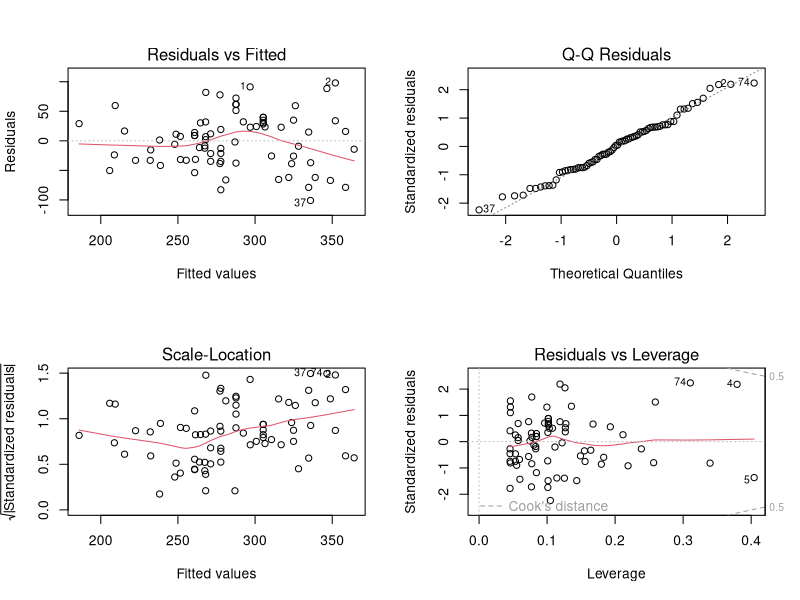
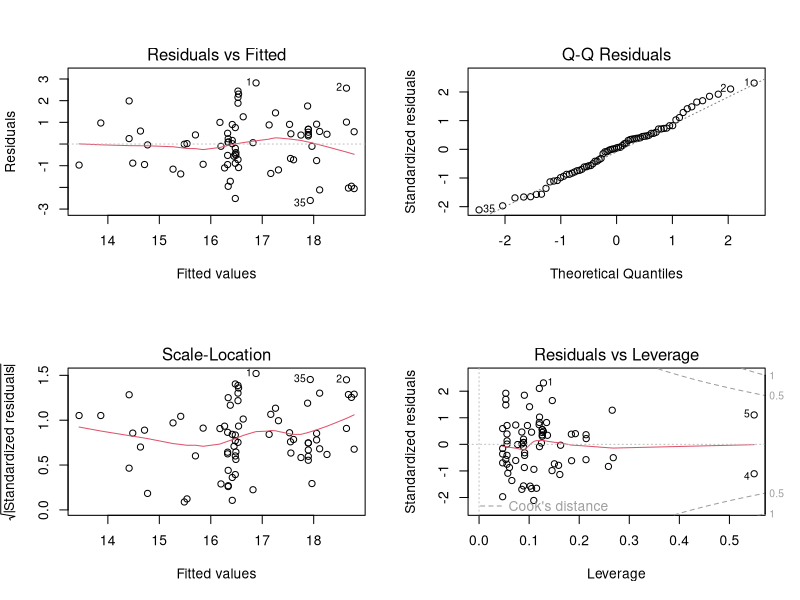

Reproduce these figures in R, in order.
## ---- chunk 1
library(readxl)
housing <- read_excel("Housing.xlsx")
#View(housing)
head(housing)
## ---- chunk 2
sapply(housing, class)
str(housing)
housing.numeric <- housing[, sapply(housing, is.numeric)]
apply(housing.numeric, 2, mean)
apply(housing.numeric, 2, sd)
apply(housing.numeric, 2, range)
## ---- chunk 3
attach(housing)
## ---- chunk 4
summary(lm(price~size))
## ---- chunk 5
summary(lm(housing$price~housing$lot))
## ---- chunk 6
summary(lm(price~bath))
## ---- chunk 7
summary(lm(price~bedrooms))
## ---- chunk 8
summary(lm(price~agestandardized))
## ---- chunk 9
summary(lm(price~garagesize))
## ---- chunk 10
summary(lm(price~status))
## ---- chunk 11
summary(lm(housing$price~housing$elem))
## ---- chunk 12
lg<-lm(price~lot+bedrooms+garagesize+elem,data=housing)
summary(lg)
## ---- chunk 13
par(mfrow=c(2,2))
plot(lg)
## ---- chunk 14
housing1 <- subset(housing, lot<8)
housing2 <- housing1[c(-4), ]
## ---- chunk 15
pow<-1/2
pricet<-(housing2$price)^pow
## ---- chunk 16
lg2<-lm(pricet~sqrt(lot)+bedrooms+garagesize+elem,data = housing2)
summary(lg2)
## ---- chunk 17
par(mfrow=c(2,2))
plot(lg2)
## ---- chunk 18
library(car)
vif(lg2)
confint(lg2)
#View(housing2)
## ---- chunk 19
elem <- factor(housing2$elem, levels=c("edge","edison","parker","harris","crest","adams"))
## ---- chunk 20
newdata<-data.frame(lot=4,bedrooms=4,garagesize=5,elem="edison")


predict(lg2, newdata, interval = "confidence")
19.17883^2
23.10589^2
predict(lg2, newdata, interval = "predict")
17.87716^2
24.40755^2
